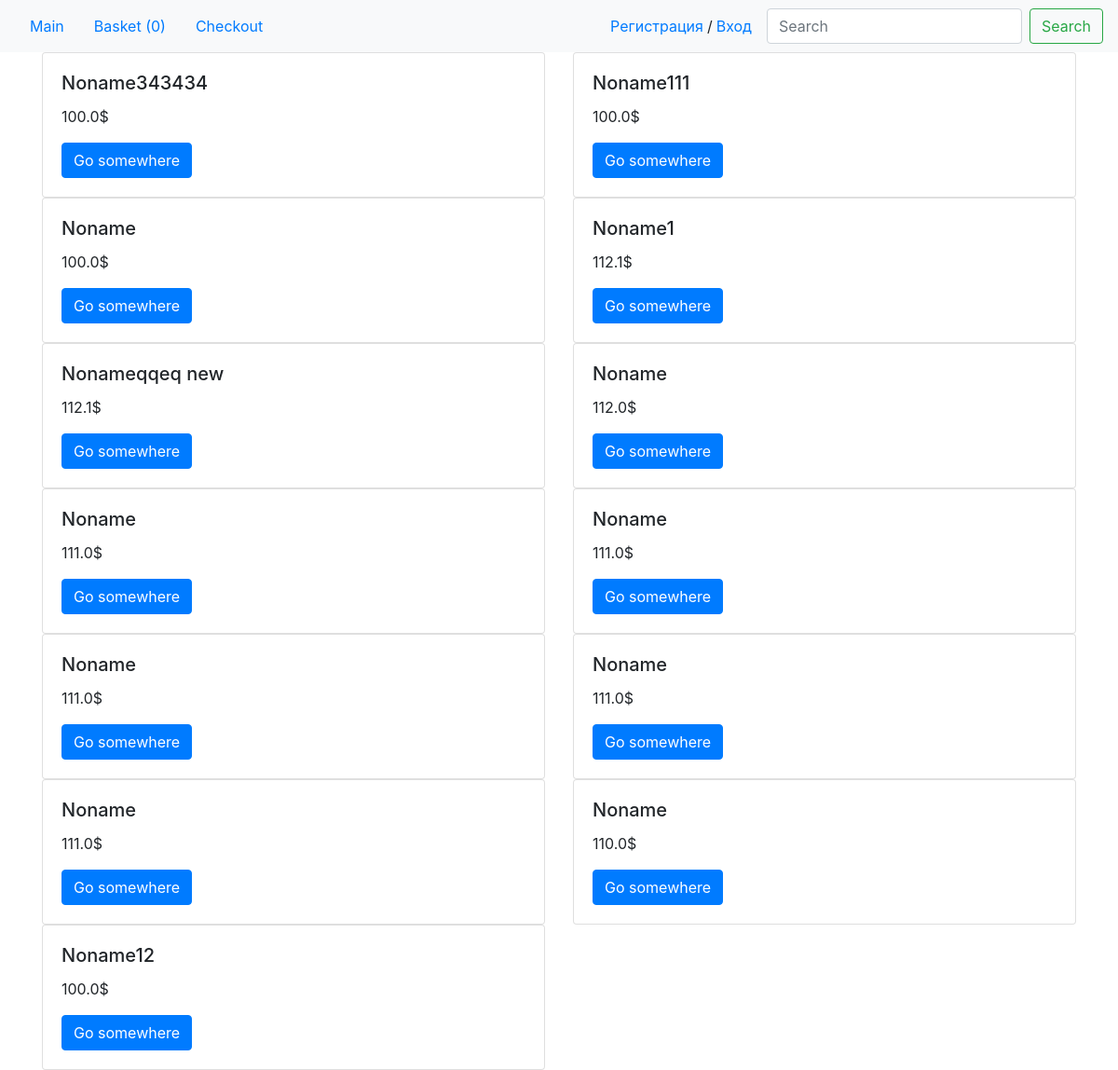
The page /cats/1/ on the database as committed earlier.
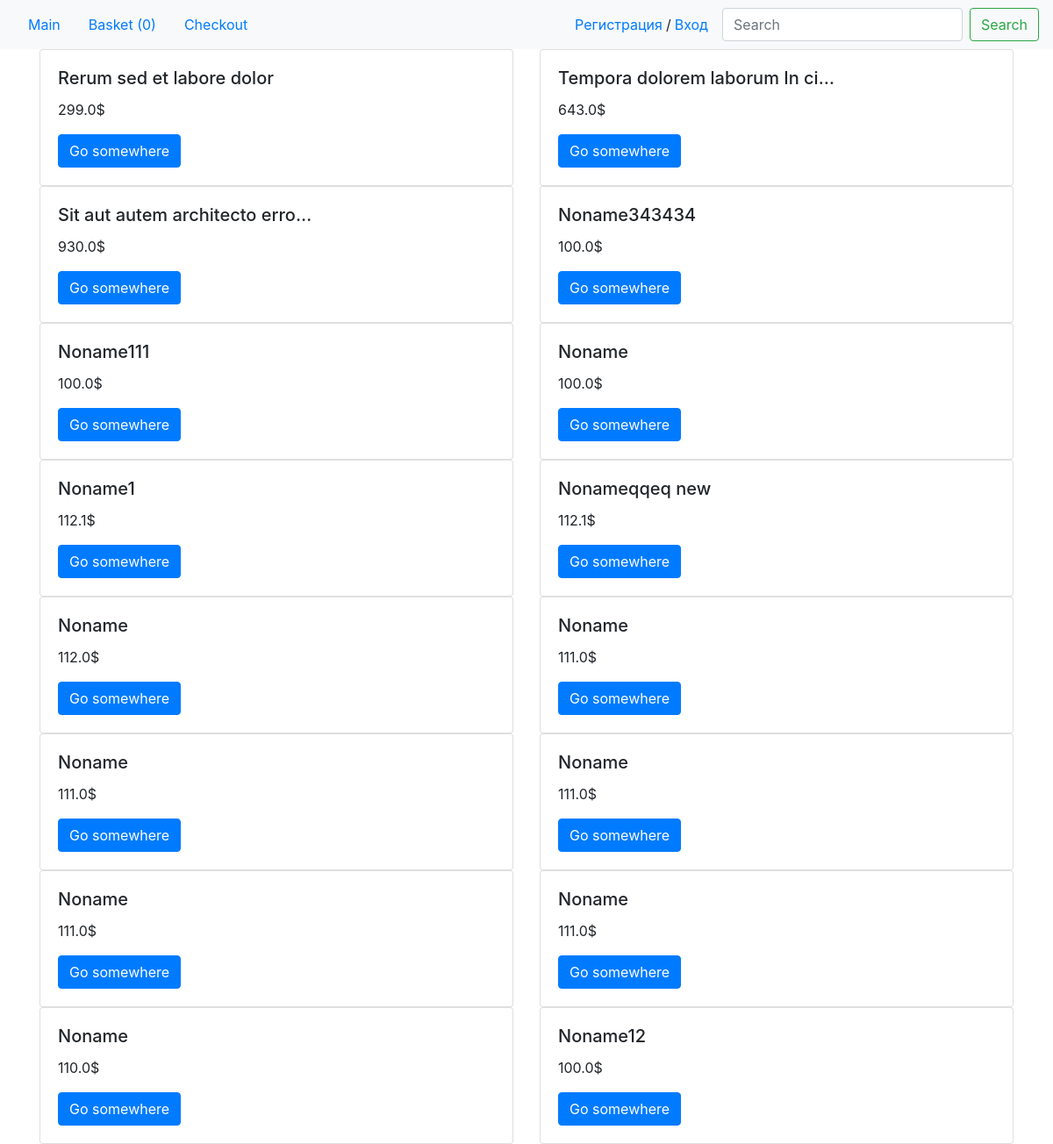
The same page on the database as committed later.
### my_shop/models.py (models this page shows, shortened)
class Product(models.Model):
    author = models.ForeignKey(User, on_delete=models.CASCADE, blank=True, null=True)
    title = models.CharField(max_length=300, default='Noname')
    quantity = models.IntegerField(blank=True, default=10) #default 10 for tests
    id_rozetka = models.IntegerField(blank=True, default=0)
    brand = models.CharField(max_length=100, blank=True, null=True)
    desc = models.TextField(blank=True, default='')
    images = models.CharField(blank=True, max_length=700, default='')
    price = models.FloatField(default=0)
    old_price = models.FloatField(blank=True, default=0)
    is_active = models.BooleanField(blank=False, max_length=100)
    cid = models.ManyToManyField('Categories')
    date_add = models.DateTimeField(auto_now_add=True)
    class Meta:
        ordering = ['-date_add']

### my_shop/views.py (the view)
# urls.py: path('cats/<int:pk>/', CategoryPage.as_view(), name='cats_page'),
class CategoryPage(ListView):
    model = Product
    template_name = 'my_shop/cats.html'
    context_object_name = 'products'
    def get_queryset(self):
        return Product.objects.filter(cid = self.kwargs['pk'])

### my_shop/templates/my_shop/cats.html
{% extends 'base.html' %}
{% block content %}
<main class="container">
    <div class="row">
    {% for product in products %}
      <div class="col-sm-6">
        <div class="card">
          <div class="card-body">
            <h5 class="card-title">{{ product.title | truncatechars:30 }}</h5>
            <p class="card-text">{{ product.price }}$</p>
            <a href="{% url 'post_detail' product.id %}" class="btn btn-primary">Go somewhere</a>
          </div>
        </div>
      </div>
    {% endfor %}
  </div>
</main>
{% endblock %}

### templates/base.html (shortened to what this page needs)
<!DOCTYPE html>
<html lang="en">
<head>
    <link rel="stylesheet" href="https://stackpath.bootstrapcdn.com/bootstrap/4.1.3/css/bootstrap.min.css"></head>
<body>
    <nav class="navbar navbar-expand-lg navbar-light bg-light">
        <div class="collapse navbar-collapse" id="navbarSupportedContent">
            <a class="nav-link" href="{% url 'main_page' %}">Main</a>
            <a class="nav-link" href="{% url 'basket_page' %}">Basket ({{request.session.basket | length }})</a>
            <a class="nav-link" href="{% url 'checkout_page' %}">Checkout</a>
        </div>
            {% if not user.is_authenticated %}
                <a class="nav-link p-1" href="{% url 'signup' %}">Регистрация</a>/
                <a class="nav-link pl-1" href="{% url 'login' %}">Вход</a>
            {% else %}
                <span>Привет, {{ user.username }}</span>
                <a class="nav-link" href="{% url 'logout' %}">Выход</a>
            {% endif %}
            <form class="form-inline my-2 my-lg-0" action="{% url 'search_page' %}" method="GET">
            <input class="form-control mr-sm-2" type="search" placeholder="Search" aria-label="Search" name='q'>
            <button class="btn btn-outline-success my-2 my-sm-0" type="submit">Search</button></form>
    </nav>
    {% block content %}{% endblock %}
</body>
</html>

Rows that differ between the two databases and show on the page:
added Product: title "Rerum sed et labore dolor", price "299.0"
added Product: title "Tempora dolorem laborum In ci…", price "643.0"
added Product: title "Sit aut autem architecto erro…", price "930.0"
